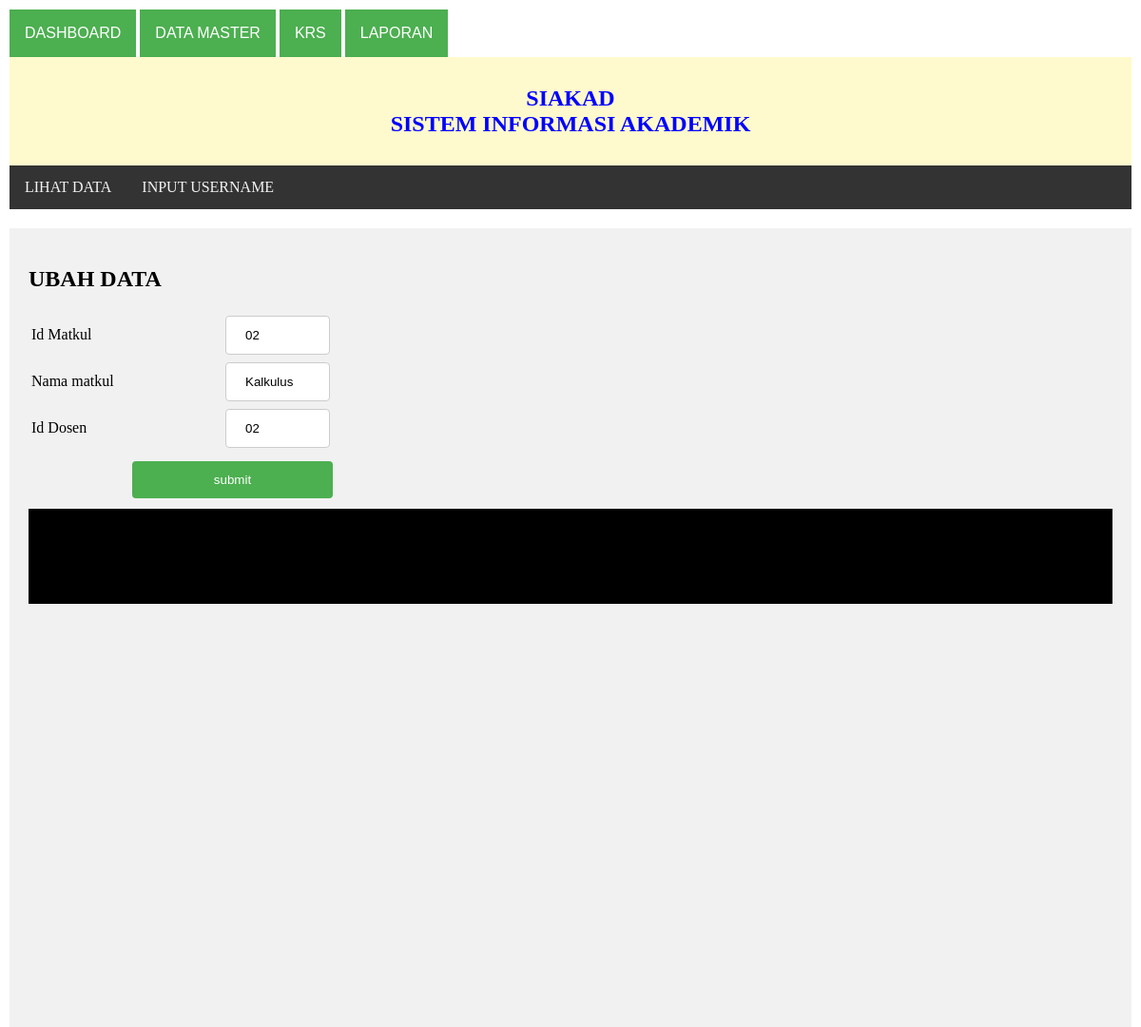
Page /formedit_matkul.php?iduser=02 on the committed database.
### tables this page shows
CREATE TABLE `matkul` (
  `idMatkul` varchar(100) NOT NULL,
  `namaMatkul` varchar(100) NOT NULL,
  `idDosen` varchar(100) NOT NULL
);

### formedit_matkul.php (the view, shortened to what this page needs)
<!DOCTYPE html>
<html>
<head>
</head>
<body>
<a href="INDEX.html"><button class="dropbtn">DASHBOARD</button></a>
    <div class="dropdown">
      <button class="dropbtn">DATA MASTER</button>
    </div>
    <button class="dropbtn">KRS</button>
    <button class="dropbtn">LAPORAN</button>
  <div class="header">
    <font face="verdana" size="5" color="blue">
      <b>SIAKAD <br>SISTEM INFORMASI AKADEMIK</b>
    </font>
  </div>
  <div class="topnav">
    <a href="tampil_matkul.php">LIHAT DATA</a>
    <a href="input_matkul.php">INPUT USERNAME</a>
  </div>
  <div class="leftcolumn">
    <div class="card">
        <div>
            <h2>UBAH DATA</h2>
            <?php
    include 'koneksi.php';
    $idEdit = $_GET['iduser'];
    $dataEdit = mysqli_query($kon, "select * from matkul where idMatkul= '$idEdit'");
    while($tampil = mysqli_fetch_array($dataEdit)){
?>
      <form action="editmatkul.php" method="post" name="inputMhs">
        <table border="0">
        <tr><td width ="200">Id Matkul </td>
        <td><input type="text" name="idMatkul" value="<?php echo $tampil['idMatkul']?>"readonly></td>
        </tr>
        <tr><td>Nama matkul</td>
          <td><input type="text" name="namaMatkul" value="<?php echo $tampil['namaMatkul']?>"></td>
          </tr>
          <tr><td>Id Dosen</td>
          <td><input type="text" name="idDosen" value="<?php echo $tampil['idDosen']?>"readonly></td>
          </tr>
            <?php } ?>
          <tr align="center"><td colspan="2"><input type="submit" value="submit" value="SIMPAN" name="input"></td>
          </tr>
        </table>
       </form>
  </div>
  <div class="footer">
  </div>
</body>
</html>

### formedit_matkul.php (style rules this page uses)
body { margin: 10px; }
.header { background-color: lemonchiffon; padding: 30px; text-align: center; }
.topnav { overflow: hidden; background-color: #333; }
.topnav a { float: left; display: block; color: #f2f2f2; text-align: center; padding: 14px 16px; text-decoration: none; }
.leftcolumn { float: center; width: 100%; height: 800px; }
.card { background-color: #f1f1f1; padding: 20px; margin-top: 20px; height: 100%; }
input[type=text], select { width: 50%; padding: 12px 20px; margin: 2px 0; display: inline-block; border: 1px solid #ccc; border-radius: 4px; box-sizing: border-box; }
input[type=submit] { width: 50%; background-color: #4CAF50; color: white; padding: 12px 20px; margin: 8px 0; border: none; border-radius: 4px; cursor: pointer; }
.footer { background-color: rgb(0, 0, 0); padding: 50px; text-align: center; }
.dropbtn { background-color: #4CAF50; color: white; padding: 16px; font-size: 16px; border: none; cursor: pointer; }
.dropdown { position: relative; display: inline-block; }

### rows in the picture
matkul: idMatkul "02", namaMatkul "Kalkulus", idDosen "02"
